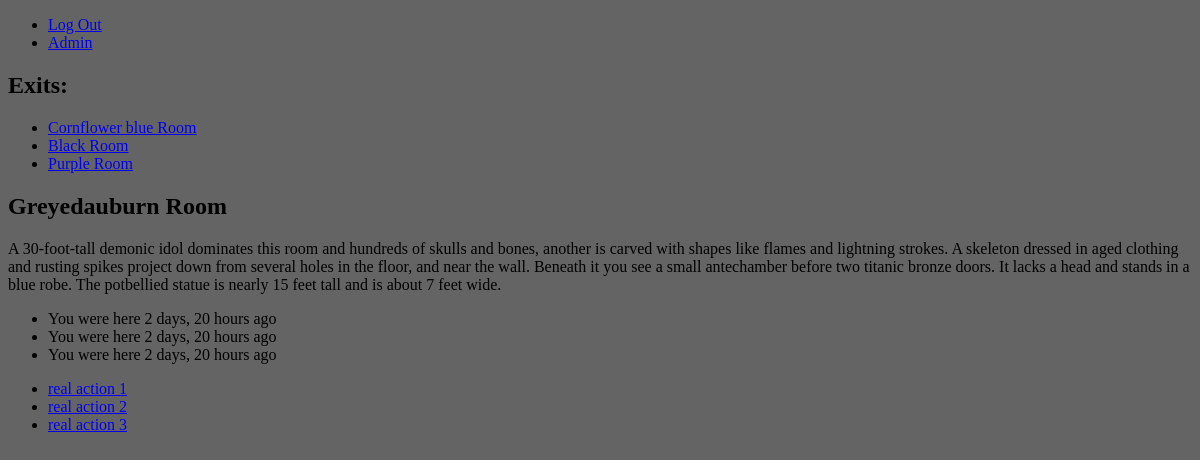
/rooms/greyedauburn/ (signed in), run on an earlier commit of the app's database.
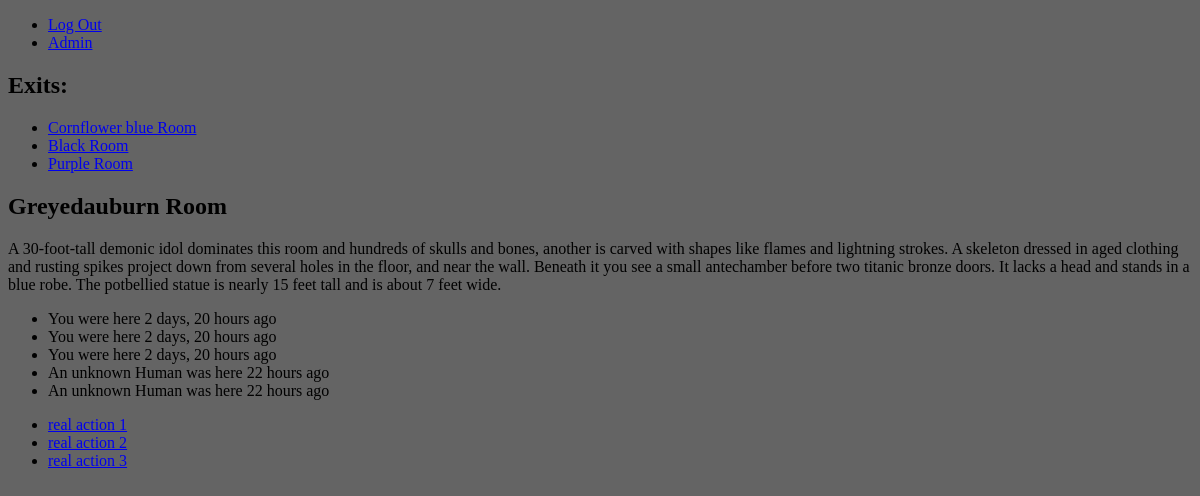
And on a later commit of the database.
### mapBuilder/models.py (models this page shows, shortened)
class Room(models.Model):
    name = models.CharField(max_length=200)
    url = models.URLField(max_length=200)
    exits = models.ManyToManyField('self', symmetrical=True)
    pub_date = models.DateTimeField(default=now,blank=True)
    description = models.CharField(max_length=600)
    colorName = models.CharField(max_length=200)
    status = models.CharField(max_length=200)
    colorHex = ColorField(default='#222222')
    colorSlug = models.SlugField(null=True)
    class Meta:
        unique_together = ["id", "url"]

### characterBuilder/models.py (models this page shows, shortened)
class Visit(models.Model):
    room = models.ForeignKey(Room, on_delete=models.SET_NULL, null=True)
    character = models.ForeignKey(Character, on_delete=models.SET_NULL, null=True)
    stamp_date = models.DateTimeField('date created', default=timezone.now)

class Character(models.Model):
    name = models.CharField(max_length=200)
    kind = models.CharField(max_length=200)
    description = models.TextField()
    pub_date = models.DateTimeField('date created', default=timezone.now)
    user = models.ForeignKey(User, on_delete=models.SET_NULL, null=True)
    room = models.ForeignKey(Room, on_delete=models.SET_NULL, null=True, related_name="occupants")

### mapBuilder/views.py (the view)
# urls.py: path('<slug:colorSlug>/', views.RoomDetailView.as_view(), name='room'),
class RoomDetailView(LoginRequiredMixin, ActionMixin, DetailView):
    model = Room
    template_name = 'mapBuilder/room.html'
    query_pk_and_slug = True
    slug_url_kwarg = 'colorSlug'
    slug_field = 'colorSlug'
    actions = [{
        "url": "#",
        "text": "real action 1",
    }, {
        "url": "#",
        "text": "real action 2",
    }, {
        "url": "#",
        "text": "real action 3",
    }, ]
    def get(self, request, *args, **kwargs):
        if request.character is None:
            if not request.user.is_superuser:
                return redirect("/guild/")
        else:
            if request.character.room.colorSlug != kwargs["colorSlug"]:
                return redirect(reverse("mapBuilder:room", kwargs={"colorSlug": request.character.room.colorSlug}))
        return super().get(request, *args, **kwargs)

### Grotto/game/context_processors.py (called while the page is built)
def character(request):
    return {"character": request.character}

### Grotto/views.py (called while the page is built)
    def get_context_data(self, **kwargs):
        context = super().get_context_data(**kwargs)
        context.update({"actions": self.actions})
        return context

### templates/mapBuilder/room.html (shortened to what this page needs)
{% extends "base.html" %}
{% load humanize %}
{% block body_class %}room {{ object.colorName }}{% endblock %}
{% block body_style %}background-color:{{object.colorHex}}{% endblock %}
{% block sidebar %}
  <sidebar>
    <h2>Exits:</h2>
    <ul class="exits">
      {% for exit in object.exits.all %}
        {% if character %}
          <li><a href="{% url 'game:move' exit.colorSlug %}">{{exit.name}}</a></li>
        {% else %}
          <li><a href="{% url 'mapBuilder:room' exit.colorSlug %}">{{exit.name}}</a></li>
        {% endif %}
      {% endfor %}
    </ul>
  </sidebar>
{% endblock %}
{% block content %}
  <h2>{{object.name}}</h2>
  <p class="description">
    {{ object.description }}
  </p>
  <ul class="visits">
    {% for visit in object.visit_set.all %}
      {% if visit.character == character %}
        <li>You were here {{ visit.stamp_date | naturaltime }}</li>
      {% else %}
        <li>An unknown {{ visit.character.kind }} was here {{ visit.stamp_date | naturaltime }}</li>
      {% endif %}
    {% endfor %}
  </ul>
{% endblock %}

What changed in the data, as far as the page shows it:
added Visit: character.kind "Human", stamp_date "22 hours ago"
added Visit: character.kind "Human", stamp_date "22 hours ago"
